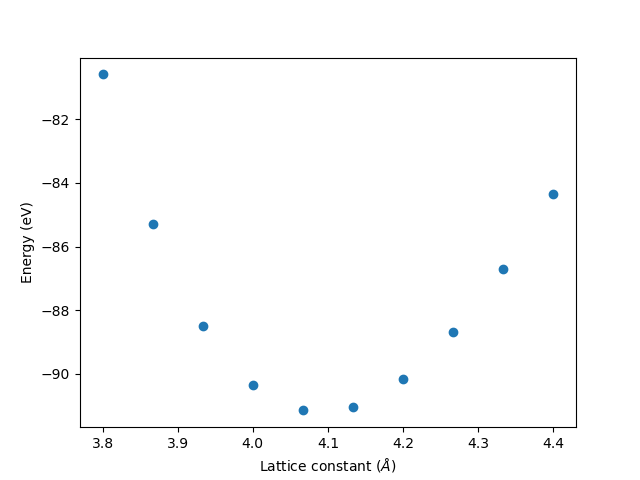

Here is the Python script that generated this plot:
import sys
import os
sys.path.append("/home/gridsan/{}/".format(os.environ['USER']))
from labutil.src.plugins.lammps import *
from ase.spacegroup import crystal
import numpy
import matplotlib.pyplot as plt

# For scanning
input_template = """
# ---------- 1. Initialize simulation ---------------------
units metal
atom_style atomic
dimension  3
boundary   p p p
read_data $DATAINPUT

# ---------- 2. Specify interatomic potential ---------------------
# pair_style eam
# pair_coeff * * $POTENTIAL

pair_style lj/cut 4.5
pair_coeff 1 1 0.3450 2.6244 4.5

# ---------- 3. Run single point calculation  ---------------------
thermo_style custom step pe lx ly lz press pxx pyy pzz
run 0

# -- include optimization of the unit cell parameter
# fix 1 all box/relax iso 0.0 vmax 0.001

# -- enable optimization of atomic positions (and the cell) 
min_style cg
minimize 1e-10 1e-10 1000 10000

# ---- 4. Define and print useful variables -------------
variable natoms equal "count(all)"
variable totenergy equal "pe"
variable length equal "lx"

print "Total energy (eV) = ${totenergy}"
print "Number of atoms = ${natoms}"
print "Lattice constant (Angstoms) = ${length}"
       """

# For optimization
input_template_for_opt = """
# ---------- 1. Initialize simulation --------------------- 
units metal
atom_style atomic
dimension 3
boundary   p p p
read_data $DATAINPUT

# ---------- 2. Specify interatomic potential ------------- 
pair_style lj/cut 4.5
pair_coeff 1 1 0.3450 2.6244 4.5
# pair_style eam
# pair_coeff * * $POTENTIAL

# ---------- 3. Run the calculation ----------------
# -- perform a single-point energy calculation only 
run 0

# # -- include optimization of the unit cell parameter
fix 1 all box/relax iso 0.0 vmax 0.001

# # -- enable optimization of atomic positions (and the cell) 
min_style cg
minimize 1e-10 1e-10 10000 100000 # need to increase maxiter and maxeval for optimizer to converge

# ---- 4. Define and print useful variables ------------- 
variable natoms equal "count(all)"
variable totenergy equal "pe"
variable length equal "lx"
print "Total energy (eV) = ${totenergy}"
print "Number of atoms = ${natoms}"
print "Lattice constant (Angstoms) = ${length}"
"""

def make_struc(alat):
    """
    Creates the crystal structure using ASE.
    :param alat: Lattice parameter in angstrom
    :return: structure object converted from ase
    """
    unitcell = crystal('Ag', [(0, 0, 0)], spacegroup=225, cellpar=[alat, alat, alat, 90, 90, 90])
    #multiplier = numpy.identity(3) * 2
    #ase_supercell = make_supercell(unitcell, multiplier)
    structure = Struc(ase2struc(unitcell))
    return structure


def compute_energy(alat, template):
    """
    Make an input template and select potential and structure, and the path where to run
    """
    potpath = os.path.join(os.environ['LAMMPS_POTENTIALS'],'Ag_u3.eam')
    potential = ClassicalPotential(path=potpath, ptype='eam', element=["Ag"])
    runpath = Dir(path=os.path.join(os.environ['WORKDIR'], "Lab1", str(alat)))
    struc = make_struc(alat=alat)
    output_file = lammps_run(struc=struc, runpath=runpath, potential=potential, intemplate=template, inparam={})
    energy, lattice = get_lammps_energy(outfile=output_file)
    return energy, lattice


def lattice_scan():
    alat_list = numpy.linspace(3.8, 4.4, 10)
    energy_list = [compute_energy(alat=a, template=input_template)[0] for a in alat_list]
    print('---Without optimization---')
    print('lattice params:', alat_list)
    print('energies:', energy_list)
    plt.scatter(alat_list, energy_list)
    plt.xlabel('Lattice constant ($\AA$)')
    plt.ylabel('Energy (eV)')
    plt.savefig('Ag_lat_eam.png', dpi = 100)
    plt.show()


def lattice_scan_with_optimization():
    alat_list = numpy.linspace(3.8, 4.4, 10)
    optimized_energy_list = [compute_energy(alat=a, template=input_template_for_opt)[0] for a in alat_list]
    print('---With optimization---')
    print('lattice params:', alat_list)
    print('optimized energies:', optimized_energy_list)


if __name__ == '__main__':
    # put here the function that you actually want to run
    os.environ['LAMMPS_COMMAND']    = '/home/gridsan/{}/3320_atomistic_shared/lammps/src/lmp_serial'.format(os.environ['USER'])
    os.environ['LAMMPS_POTENTIALS'] = '/home/gridsan/{}/3320_atomistic_shared/lammps/potentials'.format(os.environ['USER'])
    os.environ['WORKDIR']           = os.getcwd()
    lattice_scan()
    print()
    lattice_scan_with_optimization()
